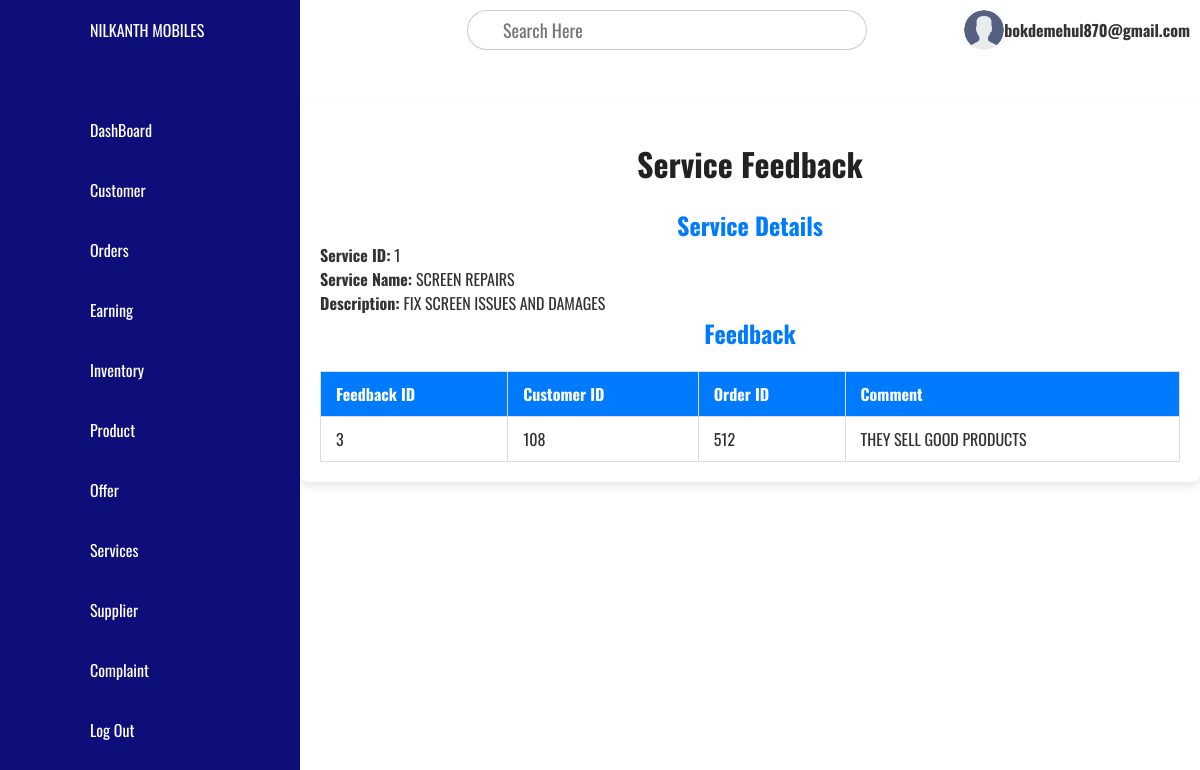
The app's page /project/admin/module/feedback_service.php?id=1 (signed in) with its own data.
### tables this page shows
CREATE TABLE `services` (
  `SERVICE_ID` int(11) NOT NULL,
  `SERVICE_NAME` varchar(50) NOT NULL,
  `DESCRIPTION` varchar(50) NOT NULL
);

CREATE TABLE `feedback` (
  `FEEDBACK_ID` int(11) NOT NULL,
  `CUSTOMER_ID` int(11) DEFAULT NULL,
  `SERVICE_ID` int(11) DEFAULT NULL,
  `ORDER_ID` int(11) DEFAULT NULL,
  `COMMENT` varchar(250) DEFAULT NULL
);

### project/admin/module/feedback_service.php (the view, shortened to what this page needs)
<?php
require_once "/xampp/htdocs/Project/config/db.php";
$service_id = intval($_GET['id']);
$service_query = "SELECT * FROM services WHERE SERVICE_ID = ?";
$service_stmt = $conn->prepare($service_query);
$service_stmt->bind_param("i", $service_id);
$service_stmt->execute();
$service_result = $service_stmt->get_result();
$service = $service_result->fetch_assoc();
$feedback_query = "SELECT * FROM feedback WHERE SERVICE_ID = ? ORDER BY FEEDBACK_ID ASC";
$feedback_stmt = $conn->prepare($feedback_query);
$feedback_stmt->bind_param("i", $service_id);
$feedback_stmt->execute();
$feedback_result = $feedback_stmt->get_result();
?>
<!DOCTYPE html>
<html lang="en">
<head>
    <link rel="stylesheet" href="asserts/css/style.css">
</head>
<body>
    <?php require_once "/xampp/htdocs/Project/admin/Nav.php"; ?>
    <div class="main">
        <?php require_once "/xampp/htdocs/Project/admin/main.php"; ?>
        <div class="container">
            <h1>Service Feedback</h1>
            <h2>Service Details</h2>
            <p><strong>Service ID:</strong> <?php echo htmlspecialchars($service["SERVICE_ID"]); ?></p>
            <p><strong>Service Name:</strong> <?php echo htmlspecialchars($service["SERVICE_NAME"]); ?></p>
            <p><strong>Description:</strong> <?php echo htmlspecialchars($service["DESCRIPTION"]); ?></p>
            <h2>Feedback</h2>
            <?php if ($feedback_result->num_rows > 0): ?>
                <table>
                    <thead>
                        <tr>
                            <th>Feedback ID</th>
                            <th>Customer ID</th>
                            <th>Order ID</th>
                            <th>Comment</th>
                        </tr>
                    </thead>
                    <tbody>
                        <?php while ($feedback = $feedback_result->fetch_assoc()): ?>
                            <tr>
                                <td><?php echo htmlspecialchars($feedback["FEEDBACK_ID"]); ?></td>
                                <td><?php echo htmlspecialchars($feedback["CUSTOMER_ID"]); ?></td>
                                <td><?php echo htmlspecialchars($feedback["ORDER_ID"]); ?></td>
                                <td><?php echo htmlspecialchars($feedback["COMMENT"]); ?></td>
                            </tr>
                        <?php endwhile; ?>
                    </tbody>
                </table>
            <?php else: ?>
                <p class="no-feedback">No feedback available for this service.</p>
            <?php endif; ?>
        </div>
    </div>
</body>
</html>

### project/assets/css/style.css (style rules this page uses)
* { font-family: "Oswald", serif; margin: 0; padding: 0; box-sizing: border-box; }
:root { --blue:rgb(14, 14, 123); --white: #fff; --gray: #f5f5f5; --black1: #222; --black2: #999; --primary:rgb(54, 54, 204); }
body { min-height: 100vh; overflow-x: hidden; }
.container { position: relative; width: 100%; }
.main { position: absolute; width: calc(100% - 300px); left: 300px; min-height: 100vh; background: var(--white); transition: 0.5s; }
h1 { text-align: center; margin: 20px 0; color: var(--black1); }

### project/admin/module/feedback_service.php (style rules this page uses)
body { font-family: 'Arial', sans-serif; margin: 0; padding: 0; background-color: #f4f4f9; color: #333; }
.container { max-width: 1200px; margin: 40px auto; padding: 20px; background-color: #ffffff; border-radius: 8px; box-shadow: 0 4px 10px rgba(0, 0, 0, 0.1); }
h1, h2 { text-align: center; color: #007BFF; }
table { width: 100%; border-collapse: collapse; margin-top: 20px; }
th, td { padding: 10px 15px; border: 1px solid #ddd; text-align: left; }
th { background-color: #007BFF; color: #fff; }

### records on screen
services: SERVICE_ID "1", SERVICE_NAME "SCREEN REPAIRS", DESCRIPTION "FIX SCREEN ISSUES AND DAMAGES"
feedback: FEEDBACK_ID "3", CUSTOMER_ID "108", ORDER_ID "512", COMMENT "THEY SELL GOOD PRODUCTS"

### other values on screen
$_SESSION['user_email'] "bokdemehul870@gmail.com"
